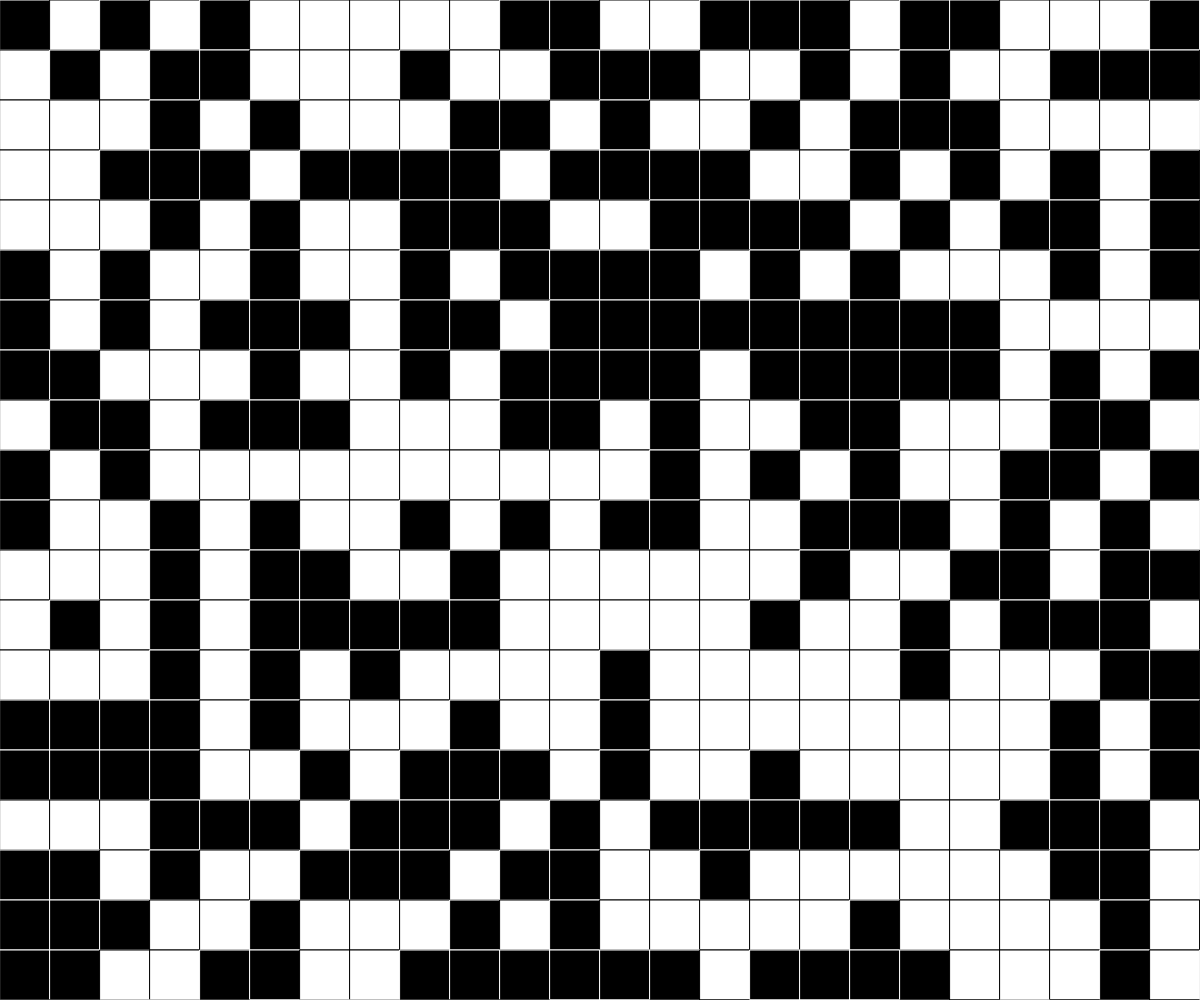
Frame 1 (no input)
Frame 60 (no input): identical to frame 1, image omitted
Frame 120 (the mouse pressed at the canvas centre since frame 60): identical to frame 1, image omitted

The p5.js sketch that drew this single still picture (run headless with seeded random() and noise() and a simulated clock; from frame 60 on, the mouse is pressed at the canvas centre):

// p5.js sketch
// ── sketch.js
// Project Title
// Your Name
// Date
//
// Extra for Experts:
// - describe what you did to take this project "above and beyond"

let cellSize = 50;
let grid;
let cols;
let rows;

function setup() {
  createCanvas(windowWidth, windowHeight);
  cols = Math.floor(width/cellSize);
  rows = Math.floor(height/cellSize);
  grid = generateRandomGrid();
}

function draw() {
  background(220);
  drawGrid();
}

function generateRandomGrid(){
  newgrid = [];
  for (let y = 0; y<= rows; y ++){
    newgrid.push([]);
    for (let x = 0; x<= cols; x ++){
      if (random(100) > 50) {
        newgrid[y].push(1);
      }
      else {
        newgrid[y].push(0);
      }
    }
  }
  return newgrid;
}

function drawGrid(){
  for (let y = 0; y< grid.length; y ++){
    for (let x = 0; x< grid[y].length; x ++){
      if (grid[y][x] === 1) {
        stroke(255);
        fill("black");
      }
      else if (grid[y][x] === 0) {
        stroke(0);
        fill("white");
      }
      square(x * cellSize, y * cellSize, cellSize);
    }
  }
}

function mouseWheel(event){
  if (event.delta > 0) {
    cellSize += 5;
  }
  else {
    cellSize -= 5;
  }
  cols = Math.floor(width/cellSize);
  rows = Math.floor(height/cellSize);
  generateRandomGrid();
}
